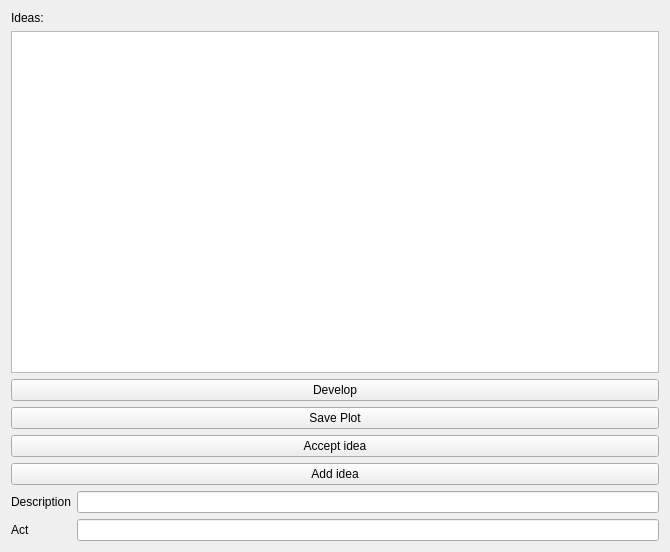
<?xml version="1.0" encoding="UTF-8"?>
<ui version="4.0">
 <class>GUI</class>
 <widget class="QWidget" name="GUI">
  <property name="geometry">
   <rect>
    <x>0</x>
    <y>0</y>
    <width>670</width>
    <height>552</height>
   </rect>
  </property>
  <property name="windowTitle">
   <string>GUI</string>
  </property>
  <layout class="QVBoxLayout" name="verticalLayout">
   <item>
    <widget class="QLabel" name="label">
     <property name="text">
      <string>Ideas:</string>
     </property>
    </widget>
   </item>
   <item>
    <widget class="QTableView" name="tableView"/>
   </item>
   <item>
    <widget class="QPushButton" name="developButton">
     <property name="text">
      <string>Develop</string>
     </property>
    </widget>
   </item>
   <item>
    <widget class="QPushButton" name="savePlotButton">
     <property name="text">
      <string>Save Plot</string>
     </property>
    </widget>
   </item>
   <item>
    <widget class="QPushButton" name="acceptIdeaButton">
     <property name="text">
      <string>Accept idea</string>
     </property>
    </widget>
   </item>
   <item>
    <widget class="QPushButton" name="addIdeaButton">
     <property name="text">
      <string>Add idea</string>
     </property>
    </widget>
   </item>
   <item>
    <layout class="QGridLayout" name="gridLayout">
     <item row="2" column="1">
      <widget class="QLineEdit" name="actEdit"/>
     </item>
     <item row="2" column="0">
      <widget class="QLabel" name="label_3">
       <property name="text">
        <string>Act</string>
       </property>
      </widget>
     </item>
     <item row="1" column="1">
      <widget class="QLineEdit" name="descriptionEdit"/>
     </item>
     <item row="1" column="0">
      <widget class="QLabel" name="label_2">
       <property name="text">
        <string>Description</string>
       </property>
      </widget>
     </item>
    </layout>
   </item>
  </layout>
 </widget>
 <resources/>
 <connections/>
</ui>
